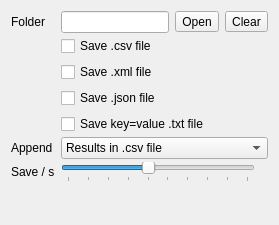
              <widget class="QWidget" name="tab_textFiles">
               <property name="sizePolicy">
                <sizepolicy hsizetype="Preferred" vsizetype="Preferred">
                 <horstretch>0</horstretch>
                 <verstretch>0</verstretch>
                </sizepolicy>
               </property>
               <layout class="QFormLayout" name="formLayout_2">
                <property name="fieldGrowthPolicy">
                 <enum>QFormLayout::ExpandingFieldsGrow</enum>
                </property>
                <property name="verticalSpacing">
                 <number>3</number>
                </property>
                <property name="bottomMargin">
                 <number>0</number>
                </property>
                <item row="0" column="0">
                 <widget class="QLabel" name="label_7">
                  <property name="text">
                   <string>Folder</string>
                  </property>
                 </widget>
                </item>
                <item row="0" column="1">
                 <widget class="QWidget" name="widget_5" native="true">
                  <property name="sizePolicy">
                   <sizepolicy hsizetype="Expanding" vsizetype="Fixed">
                    <horstretch>0</horstretch>
                    <verstretch>0</verstretch>
                   </sizepolicy>
                  </property>
                  <layout class="QHBoxLayout" name="horizontalLayout_6">
                   <property name="leftMargin">
                    <number>0</number>
                   </property>
                   <property name="topMargin">
                    <number>0</number>
                   </property>
                   <property name="rightMargin">
                    <number>0</number>
                   </property>
                   <property name="bottomMargin">
                    <number>0</number>
                   </property>
                   <item>
                    <widget class="QLineEdit" name="lineEdit_folder">
                     <property name="toolTip">
                      <string>The folder the text files are written to</string>
                     </property>
                     <property name="readOnly">
                      <bool>true</bool>
                     </property>
                    </widget>
                   </item>
                   <item>
                    <widget class="QToolButton" name="pushButton_selectFolder">
                     <property name="toolTip">
                      <string>Choose the output folder</string>
                     </property>
                     <property name="text">
                      <string>Open</string>
                     </property>
                    </widget>
                   </item>
                   <item>
                    <widget class="QToolButton" name="toolButton_trashFolder">
                     <property name="toolTip">
                      <string>Stop writing files (forget the folder)</string>
                     </property>
                     <property name="text">
                      <string>Clear</string>
                     </property>
                    </widget>
                   </item>
                  </layout>
                 </widget>
                </item>
                <item row="1" column="1">
                 <widget class="QWidget" name="widget_12" native="true">
                  <property name="sizePolicy">
                   <sizepolicy hsizetype="Expanding" vsizetype="Fixed">
                    <horstretch>0</horstretch>
                    <verstretch>0</verstretch>
                   </sizepolicy>
                  </property>
                  <layout class="QVBoxLayout" name="horizontalLayout_14">
                   <property name="leftMargin">
                    <number>0</number>
                   </property>
                   <property name="topMargin">
                    <number>0</number>
                   </property>
                   <property name="rightMargin">
                    <number>0</number>
                   </property>
                   <property name="bottomMargin">
                    <number>0</number>
                   </property>
                   <item>
                    <widget class="QCheckBox" name="checkBox_saveCsv">
                     <property name="toolTip">
                      <string>Also write results.csv: a timestamp and a column per field</string>
                     </property>
                     <property name="text">
                      <string>Save .csv file</string>
                     </property>
                    </widget>
                   </item>
                   <item>
                    <widget class="QCheckBox" name="checkBox_saveXML">
                     <property name="toolTip">
                      <string>Also write results.xml: every field with its name, text, state and position</string>
                     </property>
                     <property name="text">
                      <string>Save .xml file</string>
                     </property>
                    </widget>
                   </item>
                   <item>
                    <widget class="QCheckBox" name="checkBox_saveJson">
                     <property name="toolTip">
                      <string>Also write results.json: one object with every field's latest value, {"Home Score": "21", ...} (for example for SuiteCG)</string>
                     </property>
                     <property name="text">
                      <string>Save .json file</string>
                     </property>
                    </widget>
                   </item>
                   <item>
                    <widget class="QCheckBox" name="checkBox_saveKeyValue">
                     <property name="toolTip">
                      <string>Also write results.txt: a "Field Name=value" line per field (for example for SuiteCG or a TriCaster DataLink watch folder)</string>
                     </property>
                     <property name="text">
                      <string>Save key=value .txt file</string>
                     </property>
                    </widget>
                   </item>
                  </layout>
                 </widget>
                </item>
                <item row="2" column="0">
                 <widget class="QLabel" name="label_append">
                  <property name="toolTip">
                   <string>Add each new value to a log, or keep only the latest values</string>
                  </property>
                  <property name="text">
                   <string>Append</string>
                  </property>
                 </widget>
                </item>
                <item row="2" column="1">
                 <widget class="QComboBox" name="comboBox_appendMethod">
                  <property name="toolTip">
                   <string>Add each new value to a log (results.csv, the .txt files or both), or keep only the latest values</string>
                  </property>
                  <property name="sizePolicy">
                   <sizepolicy hsizetype="Expanding" vsizetype="Fixed">
                    <horstretch>0</horstretch>
                    <verstretch>0</verstretch>
                   </sizepolicy>
                  </property>
                  <item>
                   <property name="text">
                    <string>Results in .csv file</string>
                   </property>
                  </item>
                  <item>
                   <property name="text">
                    <string>Results in .txt files</string>
                   </property>
                  </item>
                  <item>
                   <property name="text">
                    <string>Results in both</string>
                   </property>
                  </item>
                  <item>
                   <property name="text">
                    <string>Don't append results</string>
                   </property>
                  </item>
                 </widget>
                </item>
                <item row="3" column="0">
                 <widget class="QLabel" name="label_savePerSec">
                  <property name="toolTip">
                   <string>How many times per second to save the results to files</string>
                  </property>
                  <property name="text">
                   <string>Save / s</string>
                  </property>
                 </widget>
                </item>
                <item row="3" column="1">
                 <widget class="QWidget" name="widget_aggsPerSecond" native="true">
                  <layout class="QHBoxLayout" name="horizontalLayout_aggsPerSecond">
                   <property name="leftMargin">
                    <number>0</number>
                   </property>
                   <property name="topMargin">
                    <number>0</number>
                   </property>
                   <property name="rightMargin">
                    <number>0</number>
                   </property>
                   <property name="bottomMargin">
                    <number>0</number>
                   </property>
                   <item>
                    <widget class="QSlider" name="horizontalSlider_aggsPerSecond">
                     <property name="accessibleName">
                      <string>File saves per second</string>
                     </property>
                     <property name="toolTip">
                      <string>How many times per second the files are written (1-10). Affects only the files.</string>
                     </property>
                     <property name="minimum">
                      <number>1</number>
                     </property>
                     <property name="maximum">
                      <number>10</number>
                     </property>
                     <property name="pageStep">
                      <number>1</number>
                     </property>
                     <property name="value">
                      <number>5</number>
                     </property>
                     <property name="orientation">
                      <enum>Qt::Horizontal</enum>
                     </property>
                     <property name="tickPosition">
                      <enum>QSlider::TicksBelow</enum>
                     </property>
                    </widget>
                   </item>
                   <item>
                    <widget class="QLabel" name="label_aggsPerSecondValue">
                     <property name="alignment">
                      <set>Qt::AlignRight|Qt::AlignTrailing|Qt::AlignVCenter</set>
                     </property>
                    </widget>
                   </item>
                  </layout>
                 </widget>
                </item>
                <item row="4" column="1">
                 <spacer name="verticalSpacer_2">
                  <property name="orientation">
                   <enum>Qt::Vertical</enum>
                  </property>
                  <property name="sizeHint" stdset="0">
                   <size>
                    <width>20</width>
                    <height>40</height>
                   </size>
                  </property>
                 </spacer>
                </item>
               </layout>
              </widget>
